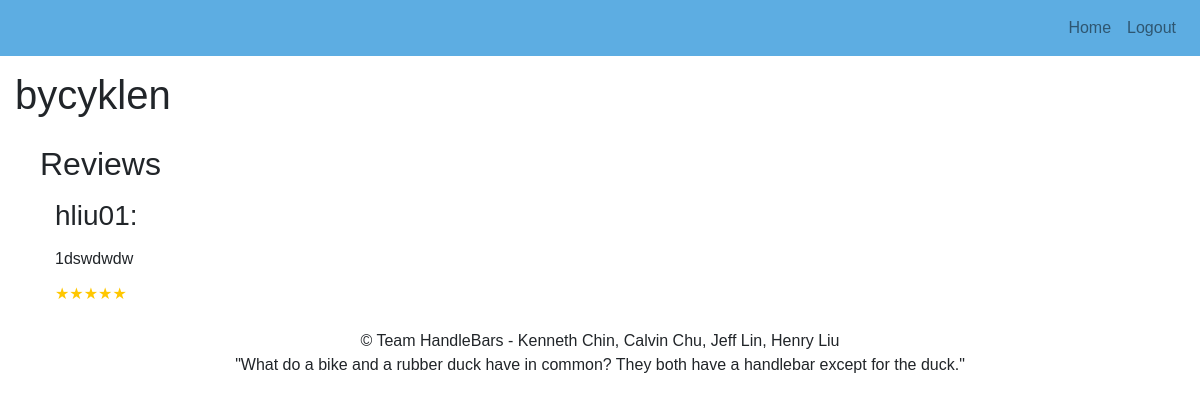
/reviews?id=2, run on the app's committed database.
### tables this page shows
CREATE TABLE BIKES(bikeNumber INTEGER PRIMARY KEY AUTOINCREMENT, bikeID TEXT, city TEXT, name TEXT, coors TEXT, address TEXT);

CREATE TABLE REVIEWS(username TEXT, bikeNumber INTEGER, rating INTEGER, content BLOB);

### app.py (the view)
@app.route("/reviews")
def reviews():
    print(request.args["id"])
    with sqlite3.connect(DB_FILE) as connection:
       cur = connection.cursor()
       q = "SELECT * FROM REVIEWS WHERE bikeNumber = '{}'".format(request.args["id"])
       foo = cur.execute(q)
       reviews = foo.fetchall()
       print(reviews[0][2])
       x = "SELECT bikeID FROM BIKES WHERE bikeNumber = '{}'".format(request.args["id"])
       goo = cur.execute(x)
       name = goo.fetchall()
       print(name[0][0])
    return render_template("reviews.html", sessionstatus = "user" in session, review = reviews, company = name[0][0])

### templates/reviews.html
<!DOCTYPE html>
{% extends "template.html" %}
{% block buttons %}
<li class="nav-item">
  <a href="{{ url_for('root') }}" class="nav-link">Home</a>
</li>
<li class="nav-item">
  <a href="{{ url_for('logout') }}" class="nav-link">Logout</a>
</li>
{% endblock %}
{% block body %}
<div style="margin: 15px;">
<h1><p>{{ company }}</p></h1>
<div class="container-fluid" >
  <div class="row">
    <div class="col-sm">
      <div style="margin: 10px;">
        <h2><p>Reviews</p><h2>
          {% for entry in review %}
          <div class="container-fluid" >
            <div class="row">
              <div class="col">
                <h3><p>{{ entry[0] }}: </p><h3>
                 <h6><p>{{ entry[3] }}</p><h6>
                   {% for n in range(5) %}
                   <div style="color: #ffc700; float:left;">
                   ★
                   </div>
                   {% endfor %}
              </div>
            </div>
          </div>
          {% endfor %}
      </div>
    </div>
  </div>
</div>
<div class="footer-copyright text-center py-3">
  &copy Team HandleBars - Kenneth Chin, Calvin Chu, Jeff Lin, Henry Liu <br> "What do a bike and a rubber duck have in common? They both have a handlebar except for the duck."
</div>
{% endblock %}

### data on the page
BIKES: bikeID "bycyklen"
REVIEWS: username "hliu01", content "1dswdwdw"
